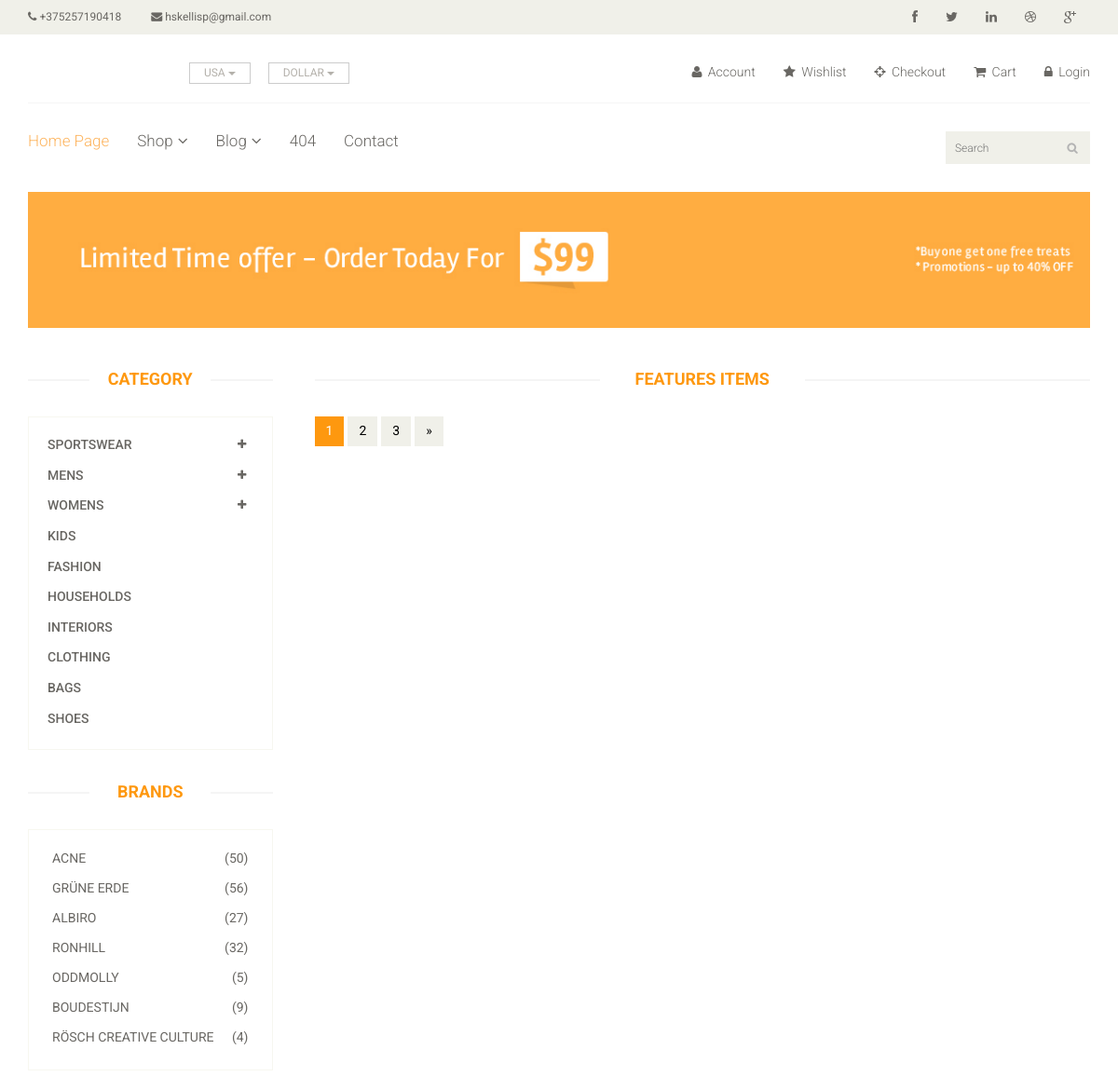
/shop-fbv/ (upper part), run on an earlier commit of the app's database.
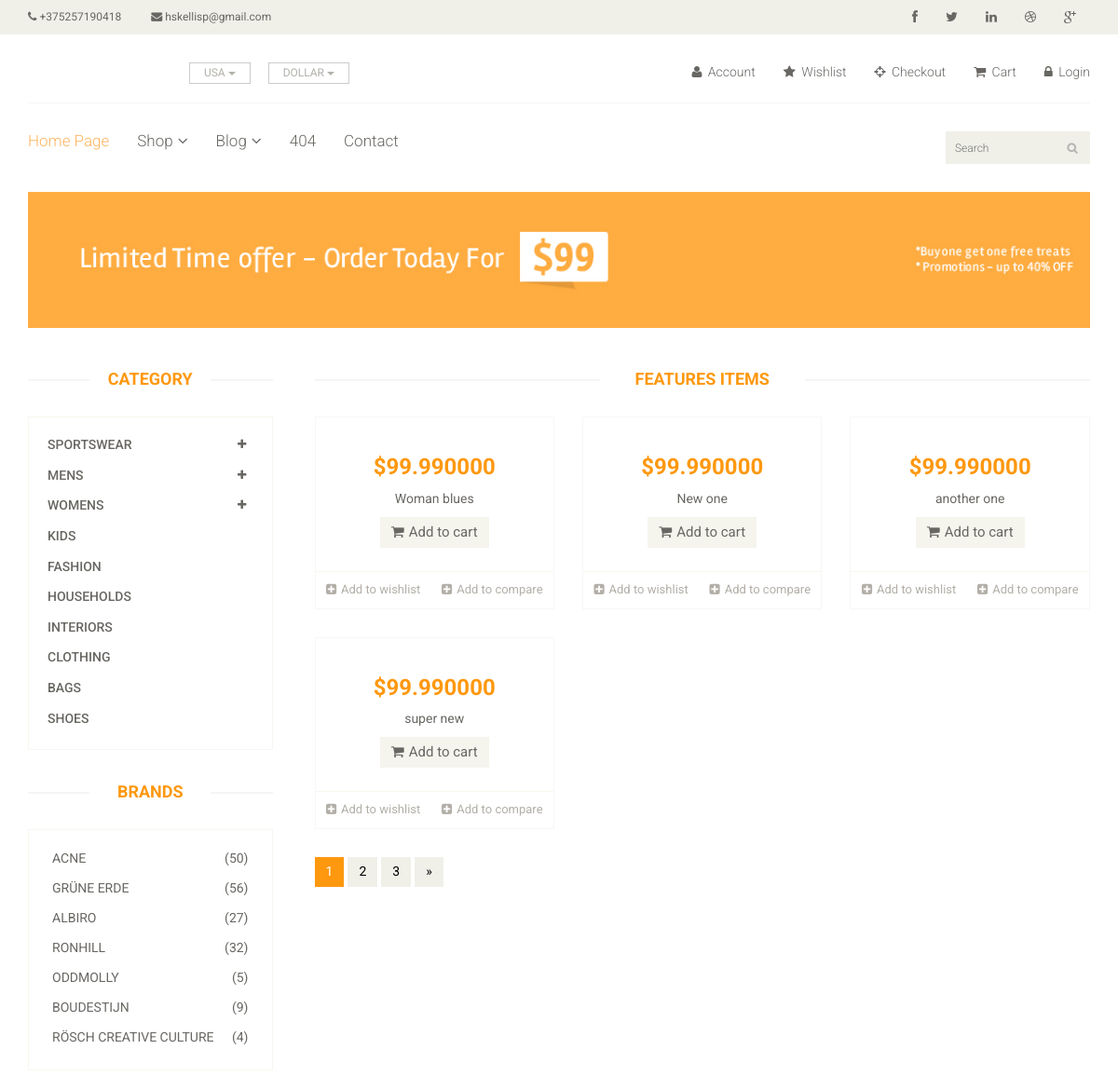
And on a later commit of the database.
### app/models.py (models this page shows, shortened)
class App(models.Model):
    name = models.CharField(max_length=255)
    phone = models.CharField(max_length=255)
    email = models.CharField(max_length=255)
    logo = models.ImageField(upload_to=upload_image_path, null=True, blank=True)
    social_links = models.ManyToManyField(Social)
    pages = models.ForeignKey(Page)

class Page(models.Model):
    name = models.CharField(max_length=255)
    slug =  models.CharField(max_length=255)
    url =  models.CharField(max_length=255)
    def __str__(self):
        return self.name

### products/models.py (models this page shows, shortened)
class Product(models.Model):
    title =  models.CharField(max_length=255)
    slug = models.SlugField(blank=True)
    description = models.TextField()
    price =  models.DecimalField(decimal_places=6, max_digits=20, default=99.99)
    image = models.ImageField(upload_to=upload_image_path, null=True, blank=True)
    imgdetail = models.ImageField(upload_to=upload_image_path, null=True, blank=True)
    category = models.CharField(max_length=255)
    availability = models.CharField(max_length=255)
    condition = models.CharField(max_length=255)
    brand = models.CharField(max_length=255)
    featured = models.BooleanField(default=False)
    objects = ProductManager()

### products/views.py (the view)
# urls.py: url(r'^shop-fbv/$', shop_view, name='shop'),
def shop_view(request):
    object_list = App.objects.all()
    product_list = Product.objects.all()
    context={
        'object_list':object_list,
        'product_list':product_list
    }
    return render(request, "shop.html", context)

### products/models.py (called while the page is built)
    def get_queryset(self):
        return ProductQuerySet(self.model, using=self._db)

### templates/shop.html (shortened to what this page needs)
{% extends "base/base.html" %}
{% block content %}
{% include "shop/banner.html" %}
<section>
		<div class="container">
			<div class="row">
				<div class="col-sm-3">
					<div class="left-sidebar">
            {% include "main/category_bar.html" %}
            {% include "main/brands.html" %}
          </div>
        </div>
        <div class="col-sm-9 padding-right">
          {% include "main/featured_items.html" %}
          {% include "shop/pagination.html" %}
        </div>
      </div>
  </div>
</section>
{% endblock %}

### templates/base/base.html (shortened to what this page needs)
{% load static %}
<!DOCTYPE html>
<html lang="en">
<head>
     {% include 'base/css.html' %}
</head>
<body>
{% include "base/header.html" %}
  {% block content %}{% endblock %}
</body>
</html>

### templates/base/css.html
{% load static %}
<link href='{% static "css/bootstrap.min.css" %}' rel="stylesheet">
<link href='{%  static "css/font-awesome.min.css" %}' rel="stylesheet">
<link href='{%  static "css/prettyPhoto.css" %}' rel="stylesheet">
<link href='{%  static "css/price-range.css" %}' rel="stylesheet">
<link href='{%  static "css/animate.css" %}' rel="stylesheet">
<link href='{% static "css/main.css" %}' rel="stylesheet">
<link href='{%  static "css/responsive.css" %}' rel="stylesheet">

### templates/base/header.html (shortened to what this page needs)
{% load static %}
{% for header in object_list %}
<header id="header">
		<div class="header_top">
			<div class="container">
				<div class="row">
					<div class="col-sm-6">
						<div class="contactinfo">
							<ul class="nav nav-pills">
								<li><a href="#"><i class="fa fa-phone"></i> {{header.phone}}</a></li>
								<li><a href="#"><i class="fa fa-envelope"></i> {{header.email}}</a></li>
							</ul>
						</div>
					</div>
					<div class="col-sm-6">
						<div class="social-icons pull-right">
							<ul class="nav navbar-nav">
								<li><a href="#"><i class="fa fa-facebook"></i></a></li>
								<li><a href="#"><i class="fa fa-twitter"></i></a></li>
								<li><a href="#"><i class="fa fa-linkedin"></i></a></li>
								<li><a href="#"><i class="fa fa-dribbble"></i></a></li>
								<li><a href="#"><i class="fa fa-google-plus"></i></a></li>
							</ul>
						</div>
					</div>
				</div>
			</div>
		</div>
		<div class="header-middle">
			<div class="container">
				<div class="row">
					<div class="col-sm-4">
						<div class="btn-group pull-right">
							<div class="btn-group">
								<button type="button" class="btn btn-default dropdown-toggle usa" data-toggle="dropdown">
									USA
									<span class="caret"></span>
								</button>
							</div>
							<div class="btn-group">
								<button type="button" class="btn btn-default dropdown-toggle usa" data-toggle="dropdown">
									DOLLAR
									<span class="caret"></span>
								</button>
							</div>
						</div>
					</div>
					<div class="col-sm-8">
						<div class="shop-menu pull-right">
							<ul class="nav navbar-nav">
								<li><a href="#"><i class="fa fa-user"></i> Account</a></li>
								<li><a href="#"><i class="fa fa-star"></i> Wishlist</a></li>
								<li><a href="checkout.html"><i class="fa fa-crosshairs"></i> Checkout</a></li>
								<li><a href="cart.html"><i class="fa fa-shopping-cart"></i> Cart</a></li>
								<li><a href="login.html"><i class="fa fa-lock"></i> Login</a></li>
							</ul>
						</div>
					</div>
				</div>
			</div>
		</div>
		<div class="header-bottom">
			<div class="container">
				<div class="row">
					<div class="col-sm-9">
						<div class="mainmenu pull-left">
							<ul class="nav navbar-nav collapse navbar-collapse">
								<li><a href="index.html" class="active">{{ header.pages}}</a></li>
								<li class="dropdown"><a href="#">Shop<i class="fa fa-angle-down"></i></a>
                                </li>
								<li class="dropdown"><a href="#">Blog<i class="fa fa-angle-down"></i></a>
                                </li>
								<li><a href="404.html">404</a></li>
								<li><a href="contact-us.html">Contact</a></li>
							</ul>
						</div>
					</div>
					<div class="col-sm-3">
						<div class="search_box pull-right">
							<input type="text" placeholder="Search"/>
						</div>
					</div>
				</div>
			</div>
		</div>
	</header>
{% endfor %}

### templates/shop/banner.html
{% load static %}
<section id="advertisement">
		<div class="container">
			<img src='{% static "images/shop/advertisement.jpg" %}' alt="" />
		</div>
	</section>

### templates/main/category_bar.html (shortened to what this page needs)
{% load static %}
<h2>Category</h2>
						<div class="panel-group category-products" id="accordian">
							<div class="panel panel-default">
								<div class="panel-heading">
									<h4 class="panel-title">
										<a data-toggle="collapse" data-parent="#accordian" href="#sportswear">
											<span class="badge pull-right"><i class="fa fa-plus"></i></span>
											Sportswear
										</a>
									</h4>
								</div>
							</div>
							<div class="panel panel-default">
								<div class="panel-heading">
									<h4 class="panel-title">
										<a data-toggle="collapse" data-parent="#accordian" href="#mens">
											<span class="badge pull-right"><i class="fa fa-plus"></i></span>
											Mens
										</a>
									</h4>
								</div>
							</div>
							<div class="panel panel-default">
								<div class="panel-heading">
									<h4 class="panel-title">
										<a data-toggle="collapse" data-parent="#accordian" href="#womens">
											<span class="badge pull-right"><i class="fa fa-plus"></i></span>
											Womens
										</a>
									</h4>
								</div>
							</div>
							<div class="panel panel-default">
								<div class="panel-heading">
									<h4 class="panel-title"><a href="#">Kids</a></h4>
								</div>
							</div>
							<div class="panel panel-default">
								<div class="panel-heading">
									<h4 class="panel-title"><a href="#">Fashion</a></h4>
								</div>
							</div>
							<div class="panel panel-default">
								<div class="panel-heading">
									<h4 class="panel-title"><a href="#">Households</a></h4>
								</div>
							</div>
							<div class="panel panel-default">
								<div class="panel-heading">
									<h4 class="panel-title"><a href="#">Interiors</a></h4>
								</div>
							</div>
							<div class="panel panel-default">
								<div class="panel-heading">
									<h4 class="panel-title"><a href="#">Clothing</a></h4>
								</div>
							</div>
							<div class="panel panel-default">
								<div class="panel-heading">
									<h4 class="panel-title"><a href="#">Bags</a></h4>
								</div>
							</div>
							<div class="panel panel-default">
								<div class="panel-heading">
									<h4 class="panel-title"><a href="#">Shoes</a></h4>
								</div>
							</div>
						</div>

### templates/main/brands.html
{% load static %}
<div class="brands_products">
  <h2>Brands</h2>
  <div class="brands-name">
    <ul class="nav nav-pills nav-stacked">
      <li><a href="#"> <span class="pull-right">(50)</span>Acne</a></li>
      <li><a href="#"> <span class="pull-right">(56)</span>Grüne Erde</a></li>
      <li><a href="#"> <span class="pull-right">(27)</span>Albiro</a></li>
      <li><a href="#"> <span class="pull-right">(32)</span>Ronhill</a></li>
      <li><a href="#"> <span class="pull-right">(5)</span>Oddmolly</a></li>
      <li><a href="#"> <span class="pull-right">(9)</span>Boudestijn</a></li>
      <li><a href="#"> <span class="pull-right">(4)</span>Rösch creative culture</a></li>
    </ul>
  </div>
</div>

### templates/main/range_price.html (shortened to what this page needs)
{% load static %}

### templates/main/shiping.html (shortened to what this page needs)
{% load static %}

### templates/main/featured_items.html (shortened to what this page needs)
{% load static %}
<div class="features_items">
	<h2 class="title text-center">Features Items</h2>
		{% for pr in product_list %}
			<div class="col-sm-4">
				<div class="product-image-wrapper">
					<div class="single-products">
							<div class="productinfo text-center">
								<h2>${{pr.price}}</h2>
								<p>{{pr.title}}</p>
								<a href="#" class="btn btn-default add-to-cart"><i class="fa fa-shopping-cart"></i>Add to cart</a>
							</div>
							<div class="product-overlay">
								<div class="overlay-content">
								</div>
							</div>
					</div>
					<div class="choose">
						<ul class="nav nav-pills nav-justified">
							<li><a href="#"><i class="fa fa-plus-square"></i>Add to wishlist</a></li>
							<li><a href="#"><i class="fa fa-plus-square"></i>Add to compare</a></li>
						</ul>
					</div>
				</div>
			</div>
		{% endfor %}
</div>

### templates/shop/pagination.html
<ul class="pagination">
  <li class="active"><a href="">1</a></li>
  <li><a href="">2</a></li>
  <li><a href="">3</a></li>
  <li><a href="">&raquo;</a></li>
</ul>

### templates/base/footer.html (shortened to what this page needs)
{% load static %}

### templates/base/js.html (shortened to what this page needs)
{% load static %}

What changed in the data, as far as the page shows it:
added Product: price "99.990000", title "Woman blues"
added Product: price "99.990000", title "New one"
added Product: price "99.990000", title "another one"
added Product: price "99.990000", title "super new"
